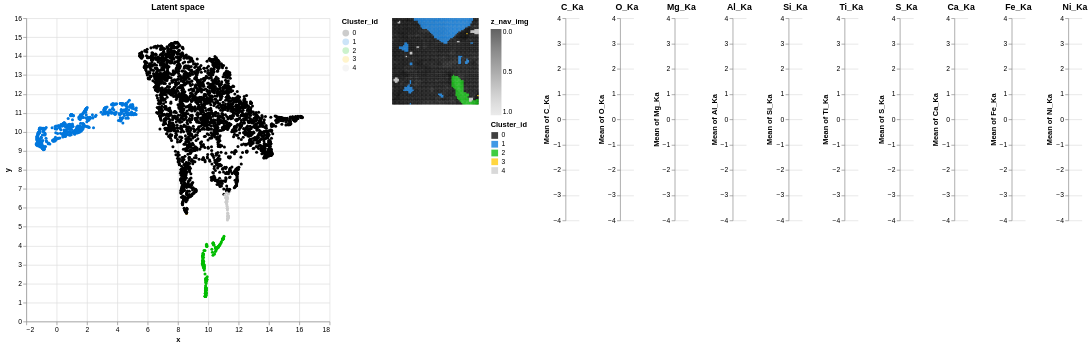

Notebook source saved alongside this figure:
### Markdown cell above
This 'Recolour' functionality changes the colourmap that is used by the 'check_latent_space' function, so the recoloured clusters will appear here.

### Code cell
gui.check_latent_space(ps=ps_gmm,show_map=True,ratio_to_be_shown=1.0)

### Figure 1 — Vega-Lite specification as saved in the notebook (floating-point values rounded to 4 significant figures; data arrays with more than 128 entries replaced by an {"elided": "..."} marker saying what was removed)
{"config": {"view": {"continuousWidth": 300, "continuousHeight": 300, "strokeWidth": 0}}, "hconcat": [{"layer": [{"mark": {"type": "circle", "size": 3}, "encoding": {"color": {"field": "Cluster_id", "scale": {"domain": [0.0, 1.0, 2.0, 3.0, 4.0], "range": ["#000000", "#0077dd", "#00bc00", "#ffc900", "#cccccc"]}, "type": "nominal"}, "opacity": {"value": 0.2}, "x": {"field": "x", "type": "quantitative"}, "y": {"field": "y", "type": "quantitative"}}, "name": "view_1"}, {"mark": {"type": "circle", "size": 20}, "encoding": {"color": {"field": "Cluster_id", "scale": {"domain": [0.0, 1.0, 2.0, 3.0, 4.0], "range": ["#000000", "#0077dd", "#00bc00", "#ffc900", "#cccccc"]}, "type": "nominal"}, "opacity": {"condition": {"param": "param_1", "value": 1.0}, "value": 0.0}, "tooltip": [{"field": "Cluster_id", "type": "nominal"}, {"field": "x", "format": ",.2f", "type": "quantitative"}, {"field": "y", "format": ",.2f", "type": "quantitative"}], "x": {"field": "x", "type": "quantitative"}, "y": {"field": "y", "type": "quantitative"}}}], "data": {"name": "data-d876d8f52abc3b64c69ce61c1e236227"}, "height": 450, "title": {"text": "Latent space"}, "width": 450}, {"layer": [{"data": {"name": "data-c6d3e8bcdc2a61eac0fffeed907ec2c2"}, "mark": {"type": "square", "size": 6}, "encoding": {"color": {"field": "z_nav_img", "scale": {"domain": [1.0, 0.0], "scheme": "greys"}, "type": "quantitative"}, "x": {"axis": null, "field": "x_nav_img", "type": "ordinal"}, "y": {"axis": null, "field": "y_nav_img", "type": "ordinal"}}}, {"data": {"name": "data-d876d8f52abc3b64c69ce61c1e236227"}, "mark": {"type": "square", "size": 5}, "encoding": {"color": {"field": "Cluster_id", "scale": {"domain": [0.0, 1.0, 2.0, 3.0, 4.0], "range": ["#000000", "#0077dd", "#00bc00", "#ffc900", "#cccccc"]}, "type": "nominal"}, "opacity": {"condition": {"param": "param_1", "value": 0.75}, "value": 0}, "x": {"axis": null, "field": "x_id", "type": "ordinal"}, "y": {"axis": null, "field": "y_id", "type": "ordinal"}}, "name": "view_2"}], "height": 128, "width": 128}, {"hconcat": [{"mark": {"type": "bar"}, "encoding": {"y": {"aggregate": "mean", "field": "C_Ka", "scale": {"domain": [-4, 4]}, "type": "quantitative"}}, "title": {"text": "C_Ka"}, "transform": [{"filter": {"param": "param_1"}}]}, {"mark": {"type": "bar"}, "encoding": {"y": {"aggregate": "mean", "field": "O_Ka", "scale": {"domain": [-4, 4]}, "type": "quantitative"}}, "title": {"text": "O_Ka"}, "transform": [{"filter": {"param": "param_1"}}]}, {"mark": {"type": "bar"}, "encoding": {"y": {"aggregate": "mean", "field": "Mg_Ka", "scale": {"domain": [-4, 4]}, "type": "quantitative"}}, "title": {"text": "Mg_Ka"}, "transform": [{"filter": {"param": "param_1"}}]}, {"mark": {"type": "bar"}, "encoding": {"y": {"aggregate": "mean", "field": "Al_Ka", "scale": {"domain": [-4, 4]}, "type": "quantitative"}}, "title": {"text": "Al_Ka"}, "transform": [{"filter": {"param": "param_1"}}]}, {"mark": {"type": "bar"}, "encoding": {"y": {"aggregate": "mean", "field": "Si_Ka", "scale": {"domain": [-4, 4]}, "type": "quantitative"}}, "title": {"text": "Si_Ka"}, "transform": [{"filter": {"param": "param_1"}}]}, {"mark": {"type": "bar"}, "encoding": {"y": {"aggregate": "mean", "field": "Ti_Ka", "scale": {"domain": [-4, 4]}, "type": "quantitative"}}, "title": {"text": "Ti_Ka"}, "transform": [{"filter": {"param": "param_1"}}]}, {"mark": {"type": "bar"}, "encoding": {"y": {"aggregate": "mean", "field": "S_Ka", "scale": {"domain": [-4, 4]}, "type": "quantitative"}}, "title": {"text": "S_Ka"}, "transform": [{"filter": {"param": "param_1"}}]}, {"mark": {"type": "bar"}, "encoding": {"y": {"aggregate": "mean", "field": "Ca_Ka", "scale": {"domain": [-4, 4]}, "type": "quantitative"}}, "title": {"text": "Ca_Ka"}, "transform": [{"filter": {"param": "param_1"}}]}, {"mark": {"type": "bar"}, "encoding": {"y": {"aggregate": "mean", "field": "Fe_Ka", "scale": {"domain": [-4, 4]}, "type": "quantitative"}}, "title": {"text": "Fe_Ka"}, "transform": [{"filter": {"param": "param_1"}}]}, {"mark": {"type": "bar"}, "encoding": {"y": {"aggregate": "mean", "field": "Ni_Ka", "scale": {"domain": [-4, 4]}, "type": "quantitative"}}, "title": {"text": "Ni_Ka"}, "transform": [{"filter": {"param": "param_1"}}]}], "data": {"name": "data-d876d8f52abc3b64c69ce61c1e236227"}}], "params": [{"name": "param_1", "select": {"type": "interval"}, "views": ["view_1", "view_2"]}, {"name": "param_2", "select": {"type": "interval", "on": "[mousedown[event.shiftKey], mouseup] > mousemove", "translate": "[mousedown[event.shiftKey], mouseup] > mousemove!", "zoom": "wheel![event.shiftKey]"}, "bind": "scales", "views": ["view_1"]}], "resolve": {"legend": {"color": "independent"}}, "$schema": "https://vega.github.io/schema/vega-lite/v5.14.1.json", "datasets": {"data-d876d8f52abc3b64c69ce61c1e236227": {"elided": "4096 records"}, "data-c6d3e8bcdc2a61eac0fffeed907ec2c2": {"elided": "4096 records"}}}
